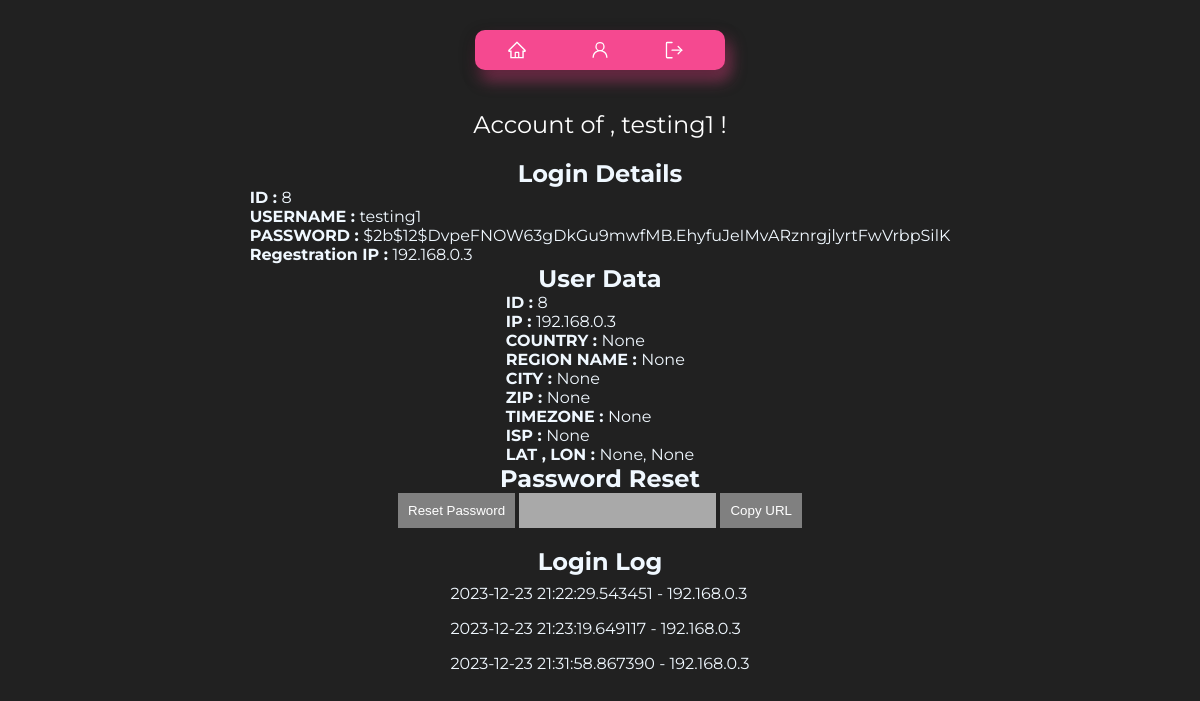
Screenshot of /testing1 (signed in) with the database file from the repository.
### tables this page shows
CREATE TABLE users (
        id INTEGER PRIMARY KEY,
        username TEXT UNIQUE,
        password TEXT,
        ip TEXT
    );

CREATE TABLE userData (
        id INTEGER PRIMARY KEY,
        username TEXT,
        ip TEXT,
        country TEXT,
        regionname TEXT,
        city TEXT,
        zip TEXT, 
        lat TEXT,
        lon TEXT,
        timezone TEXT,
        isp TEXT
    );

CREATE TABLE loginLog (
        id INTEGER PRIMARY KEY,
        username TEXT,
        ip TEXT,
        timestamp TIMESTAMP DEFAULT CURRENT_TIMESTAMP
    );

### main.py (the view)
@app.route('/<string:username>', methods=['GET'])
def user(username):
    nonce = secrets.token_hex(8)
    if 'username' in session:
        logged_in_username = session['username']
        if logged_in_username == 'admin':
            csp_header['script-src'] = f"'self' 'nonce-{nonce}'"
            username = sanitize_input(username)
            liked_meals = get_liked_Meals_db(username)
            user_data = get_user_data(username)
            user_login_info = get_user(username)
            login_log = get_login_log(username)
            meal = [meal[2] for meal in liked_meals]
            return render_template('admin/user_details.html',
                       username=username,
                       loginDetails=user_login_info,
                       liked_meal_ids=meal,  # Pass the likedMeals data
                       loginLog=login_log,
                       userData=user_data,
                       nonce=nonce)
        return redirect(url_for('account'))  # HTTP 403 Forbidden for non-admin users
    else:
        return redirect(url_for('login'))

### main.py (called while the page is built)
@app.after_request
def set_csp_header(response):
    csp_value = '; '.join([f"{key} {value}" for key, value in csp_header.items()])
    response.headers['Content-Security-Policy'] = csp_value
    return response

@app.after_request
def add_security_headers(response):
    response.headers['X-Frame-Options'] = 'SAMEORIGIN'
    return response

@app.after_request
def add_hsts_header(response):
    response.headers['Strict-Transport-Security'] = 'max-age=31536000; includeSubDomains; preload'
    return response

@app.after_request
def add_content_type_header(response):
    response.headers['X-Content-Type-Options'] = 'nosniff'
    return response

### scripts/check_input.py (called while the page is built)
def sanitize_input(input_string):
    sanitized_input = input_string.strip()
    sanitized_input = re.sub(r'[(;\'"\\)]', '', sanitized_input)
    return sanitized_input

### scripts/db.py (called while the page is built)
def connect():
    conn = sqlite3.connect('database/testdb.db')
    cursor = conn.cursor()
    return conn, cursor

def get_user(username):
    conn, cursor = connect()
    cursor.execute('SELECT * FROM users WHERE username = ?', (username,))
    user_data = cursor.fetchone()
    conn.close()
    if user_data:
        user_dict = {
            'id': user_data[0],
            'username': user_data[1],
            'password': user_data[2],
            'ip': user_data[3]
        }
        return user_dict
    else:
        return None

def get_liked_Meals_db(username):
    conn, cursor = connect()
    cursor.execute('SELECT * FROM likedMeals WHERE username = ?', (username,))
    user_liked_meals = cursor.fetchall()
    conn.commit()
    conn.close()
    return user_liked_meals

def get_user_data(username):
    conn, cursor = connect()
    cursor.execute('''
        SELECT * FROM userData
        WHERE username = ?
        AND id = (SELECT MAX(id) FROM userData WHERE username = ?)
    ''', (username, username))
    user_data = cursor.fetchone()
    conn.close()
    if user_data:
        user_data_dict = {
            'id': user_data[0],
            'username': user_data[1],
            'ip': user_data[2],
            'country': user_data[3],
            'regionname': user_data[4],
            'city': user_data[5],
            'zip': user_data[6],
            'lat': user_data[7],
            'lon': user_data[8],
            'timezone': user_data[9],
            'isp': user_data[10]
        }
        return user_data_dict
    else:
        return None

### templates/admin/user_details.html (shortened to what this page needs)
<!DOCTYPE html>
<html lang="en">
<head>
  <link rel="stylesheet" type="text/css" href="{{ url_for('static', filename='css/account.css') }}">
  <link rel="stylesheet" type="text/css" href="{{ url_for('static', filename='css/template.css') }}" />
  <link rel="stylesheet" type="text/css" href="{{ url_for('static', filename='css/header.css') }}" />
</head>
<body>
  <header>
    <div class="button-container">
      <a class="button" href="/">
      </a>
      <a class="button" href="/admin/dashboard">
      </a>
      <a class="button" href="/logout">
      </a>
    </div>
  </header>
  <div class="user-data">
    <span>Account of , {{ username }} !</span>
  </div>
  <h2>Login Details</h2>
  <div>
    <p><b>ID : </b>{{ loginDetails.id }} <br></p>
    <p><b>USERNAME : </b>{{ loginDetails.username }} <br></p>
    <p><b>PASSWORD : </b>{{ loginDetails.password }} <br></p>
    <p><b>Regestration IP : </b>{{ loginDetails.ip }} <br></p>
  </div>
  <h2>User Data</h2>
  <div>
    <p><b>ID : </b>{{ userData.id }}<br></p>
    <p><b>IP : </b>{{ userData.ip }}<br></p>
    <p><b>COUNTRY : </b>{{ userData.country }}<br></p>
    <p><b>REGION NAME : </b>{{ userData.regionname }}<br></p>
    <p><b>CITY : </b>{{ userData.city }}<br></p>
    <p><b>ZIP : </b>{{ userData.zip }}<br></p>
    <p><b>TIMEZONE : </b>{{ userData.timezone }}<br></p>
    <p><b>ISP : </b>{{ userData.isp }}<br></p>
    <p><b>LAT , LON : </b> {{ userData.lat }}, {{ userData.lon }}<br></p>
  </div>
  <h2>Password Reset</h2>
  <div>
    <button id="resetButton" nonce="{{ nonce }}"
      style="background: gray; border: none; outline: none; padding: 10px; cursor: pointer; color: white;">Reset
      Password</button>
    <input type="text" id="resetUrlField" value="" readonly
      style="background: darkgray; border: none; outline: none; padding: 10px; color: white;">
    <button id="copyUrlButton" nonce="{{ nonce }}"
      style="background: gray; border: none; outline: none; padding: 10px; cursor: pointer; color: white;">Copy
      URL</button>
  </div>
  <br>
  <h2>Login Log</h2>
  <ul>
    {% for log in loginLog %}
    <ul style="padding: 8px;">{{ log.timestamp }} - {{ log.ip }}</ul>
    {% endfor %}
  </ul>
</body>
</html>

### static/css/account.css (style rules this page uses)
header { display: flex; justify-content: space-evenly; flex-direction: row; }
.user-data { padding: 20px; display: flex; justify-content: center; align-items: center; }
.user-data span { font-size: 24px; }
h1, span { color: white; }

### static/css/template.css (style rules this page uses)
* { padding: 0; margin: 0; box-sizing: border-box; }
body { padding: 10px; display: flex; flex-direction: column; justify-content: center; align-items: center; background-color: #212121; color: aliceblue; font-family: Montserrat, serif; }

### static/css/header.css (style rules this page uses)
header { padding: 20px; display: flex; justify-content: center; align-items: center; }
.button-container { display: flex; background-color: rgba(245, 73, 144); width: 250px; height: 40px; align-items: center; justify-content: space-around; border-radius: 10px; box-shadow: rgba(0, 0, 0, 0.35) 0px 5px 15px, rgba(245, 73, 144, 0.5) 5px 10px 15px; }
.button { outline: 0 !important; border: 0 !important; width: 40px; height: 40px; border-radius: 50%; background-color: transparent; display: flex; align-items: center; justify-content: center; color: #fff; transition: all ease-in-out 0.3s; cursor: pointer; }
.icon { font-size: 20px; }

### rows the page displays
users: id "8", username "testing1", password "$2b$12$DvpeFNOW63gDkGu9mwfMB.EhyfuJeIMvARznrgjlyrtFwVrbpSilK", ip "192.168.0.3"
userData: id "8", ip "192.168.0.3"
loginLog: timestamp "2023-12-23 21:22:29.543451", ip "192.168.0.3"
loginLog: timestamp "2023-12-23 21:23:19.649117", ip "192.168.0.3"
loginLog: timestamp "2023-12-23 21:31:58.867390", ip "192.168.0.3"

### other values shown
{{ username }} "testing1"
{{ userData.country }} "None"
{{ userData.regionname }} "None"
{{ userData.city }} "None"
{{ userData.zip }} "None"
{{ userData.timezone }} "None"
{{ userData.isp }} "None"
{{ userData.lat }} "None"
{{ userData.lon }} "None"
